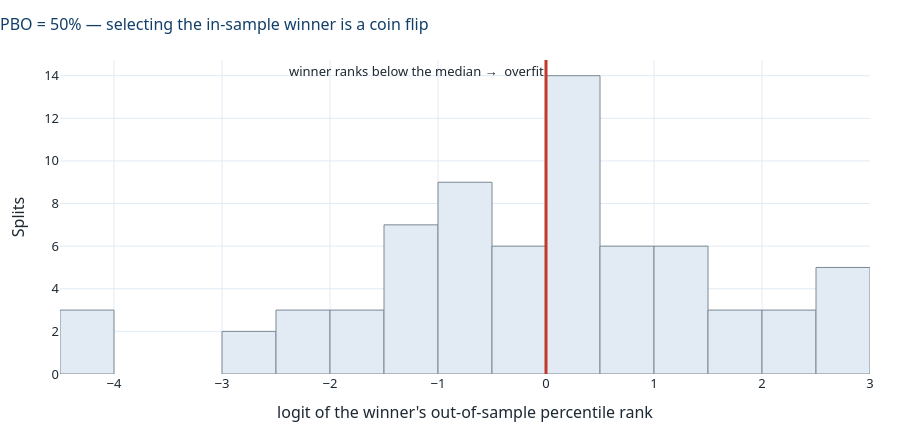

This figure's notebook cell:
### Code cell
fig = go.Figure()
fig.add_trace(go.Histogram(x=logits, nbinsx=22, marker_color=C["band"],
                           marker_line=dict(color=C["grey"], width=1), name="splits"))
fig.add_vline(x=0, line=dict(color=C["red"], width=3),
              annotation_text="winner ranks below the median →  overfit",
              annotation_position="top left")
fig.update_xaxes(title="logit of the winner's out-of-sample percentile rank")
fig.update_yaxes(title="Splits")
style(fig, height=430, legend_top=False,
      title=f"PBO = {(logits <= 0).mean():.0%} — selecting the in-sample winner is a coin flip")
fig.show()

### Figure 1 — Plotly figure (JSON) as saved in the notebook; plotly's stock layout.template omitted (floating-point values rounded to 4 significant figures)
{"data": [{"marker": {"color": "#E2EBF4", "line": {"color": "#7A8994", "width": 1}}, "name": "splits", "nbinsx": 22, "type": "histogram", "x": [-4.419, -1.792, -1.447, -0.2877, -4.419, 0.0, 0.4353, 1.299, 0.64, 0.5878, -1.698, 0.64, 2.76, 1.099, 2.76, 2.001, 1.698, 0.5363, -1.23, -0.4855, -0.6931, -1.447, 0.7472, 0.2392, -0.2392, 0.09531, 0.4855, -0.1911, 0.64, 0.3857, 1.163, 1.23, 0.2877, -2.565, -0.1911, 1.893, -1.893, -0.7472, -0.8023, 0.1431, -1.23, 1.099, 2.001, -2.996, -0.9163, 0.09531, -2.251, 2.76, 0.04763, -4.419, -1.447, 0.04763, 0.2392, -2.12, 2.251, 2.565, 0.0, -0.5878, 1.099, -1.23, -0.64, -0.6931, -1.371, -2.12, -0.7472, 2.76, 1.893, -0.09531, 0.2392, -0.6931]}], "layout": {"annotations": [{"showarrow": false, "text": "winner ranks below the median →  overfit", "x": 0, "xanchor": "right", "xref": "x", "y": 1, "yanchor": "top", "yref": "y domain"}], "colorway": ["#123F69", "#C0392B", "#2E8B6B", "#E8A33D", "#2E7EBB", "#7A8994"], "font": {"color": "#1C2833", "family": "Segoe UI, Helvetica, Arial, sans-serif", "size": 13}, "height": 430, "hoverlabel": {"font": {"size": 12}}, "margin": {"b": 50, "l": 60, "r": 30, "t": 60}, "shapes": [{"line": {"color": "#C0392B", "width": 3}, "type": "line", "x0": 0, "x1": 0, "xref": "x", "y0": 0, "y1": 1, "yref": "y domain"}], "title": {"font": {"color": "#123F69", "size": 16}, "text": "PBO = 50% — selecting the in-sample winner is a coin flip", "x": 0, "xanchor": "left"}, "xaxis": {"gridcolor": "#E2EBF4", "showgrid": true, "title": {"text": "logit of the winner's out-of-sample percentile rank"}, "zeroline": false}, "yaxis": {"gridcolor": "#E2EBF4", "showgrid": true, "title": {"text": "Splits"}, "zeroline": false}}}
